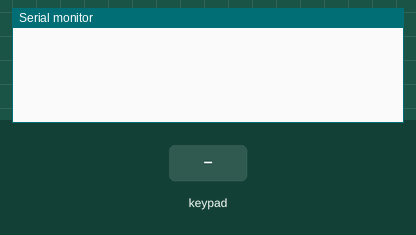
Recording of a sketch running on a simulated Arduino Uno, built with avr-gcc and run on an emulated ATmega328P. Shown: the last lines printed to the serial monitor. The test bench sets the inputs (shaded band).

Above: at 1.2 s.
1.3 s: key '1' pressed
At 2.5 s:
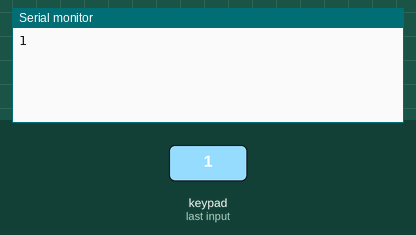
2.8 s: keypad keys 1 1 1 0 9 8 # pressed 0.4 s apart
At 5.6 s:
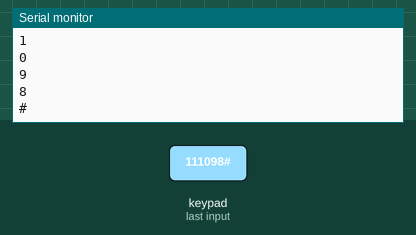
7.1 s: key 'A' pressed
At 8.3 s:
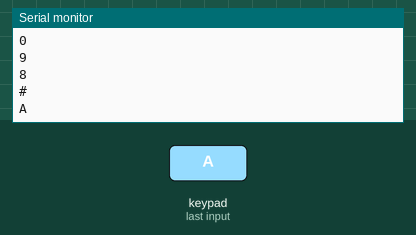
8.6 s: keypad keys 1 1 1 0 9 8 * pressed 0.4 s apart
At 12.4 s:
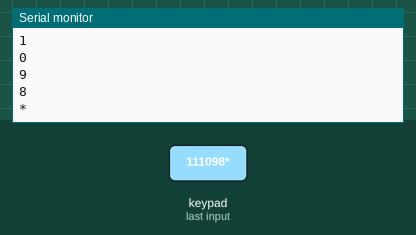
12.9 s: key 'B' pressed
At 13.8 s:
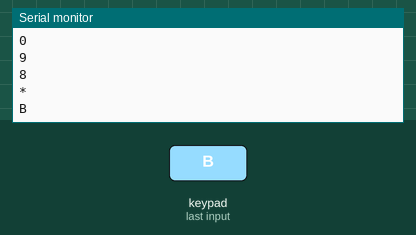
14.4 s: keypad keys 1 1 1 0 9 8 D pressed 0.4 s apart
At 18.2 s:
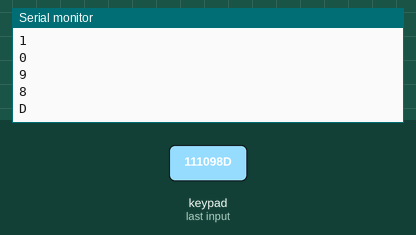
Timing chart, 0 to 19.7 s (numbered marks = the images above; inputs shaded):
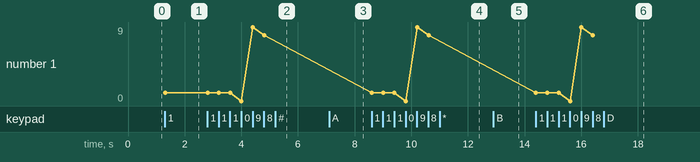

The sketch:

18Keypad1.ino
```cpp
/*
 * Generated using BlocklyDuino:
 *
 * https://github.com/MediaTek-Labs/BlocklyDuino-for-LinkIt
 *
 * Date: Fri, 02 Dec 2022 13:46:34 GMT
 */
/*  部份程式由吉哥積木產生  */
/*  https://sites.google.com/jes.mlc.edu.tw/ljj/linkit7697  */
#include "Adafruit_Keypad.h"

char keyPadChar='\0';
const byte keyRowsCount = 4;
const byte keyColsCount = 4;
char keys[keyRowsCount][keyColsCount] = {{'1', '2', '3', 'A'}, {'4', '5', '6', 'B'}, {'7', '8', '9', 'C'}, {'*', '0', '#', 'D'}};
byte rowPins[keyRowsCount] = {11,10,9,8};
byte colPins[keyColsCount] = {7,6,5,4};
Adafruit_Keypad customKeypad = Adafruit_Keypad( makeKeymap(keys), rowPins, colPins, keyRowsCount, keyColsCount);

void checkPad(keypadEvent e)
{
  if (((char)e.bit.KEY!='\0')&&(e.bit.EVENT == KEY_JUST_PRESSED))
    checkPadPress();
  else if (((char)e.bit.KEY!='\0')&&(e.bit.EVENT == KEY_JUST_RELEASED))
    checkPadRelease();
}

void checkPadPress()
{
  Serial.println(String(keyPadChar));
}

void checkPadRelease()
{
}

void setup()
{
  Serial.begin(9600);

  customKeypad.begin();
}


void loop()
{
  customKeypad.tick();
  if(customKeypad.available()){
    keypadEvent e = customKeypad.read();
    keyPadChar=(char)e.bit.KEY;
    checkPad(e);
  }
}
```

Measured:
- after the input at 1.3 s, the serial monitor: prints a new line at once (image 1)
- after the input at 2.8 s, the serial monitor: prints a new line after 1.2 s (image 2)
- after the input at 7.1 s, the serial monitor: prints a new line at once (image 3)
- after the input at 8.6 s, the serial monitor: prints a new line at once (image 4)
- after the input at 12.9 s, the serial monitor: prints a new line at once (image 5)
- after the input at 14.4 s, the serial monitor: prints a new line at once (image 6)
- plotted number 1: 1 → 8 after the input at 2.8 s
